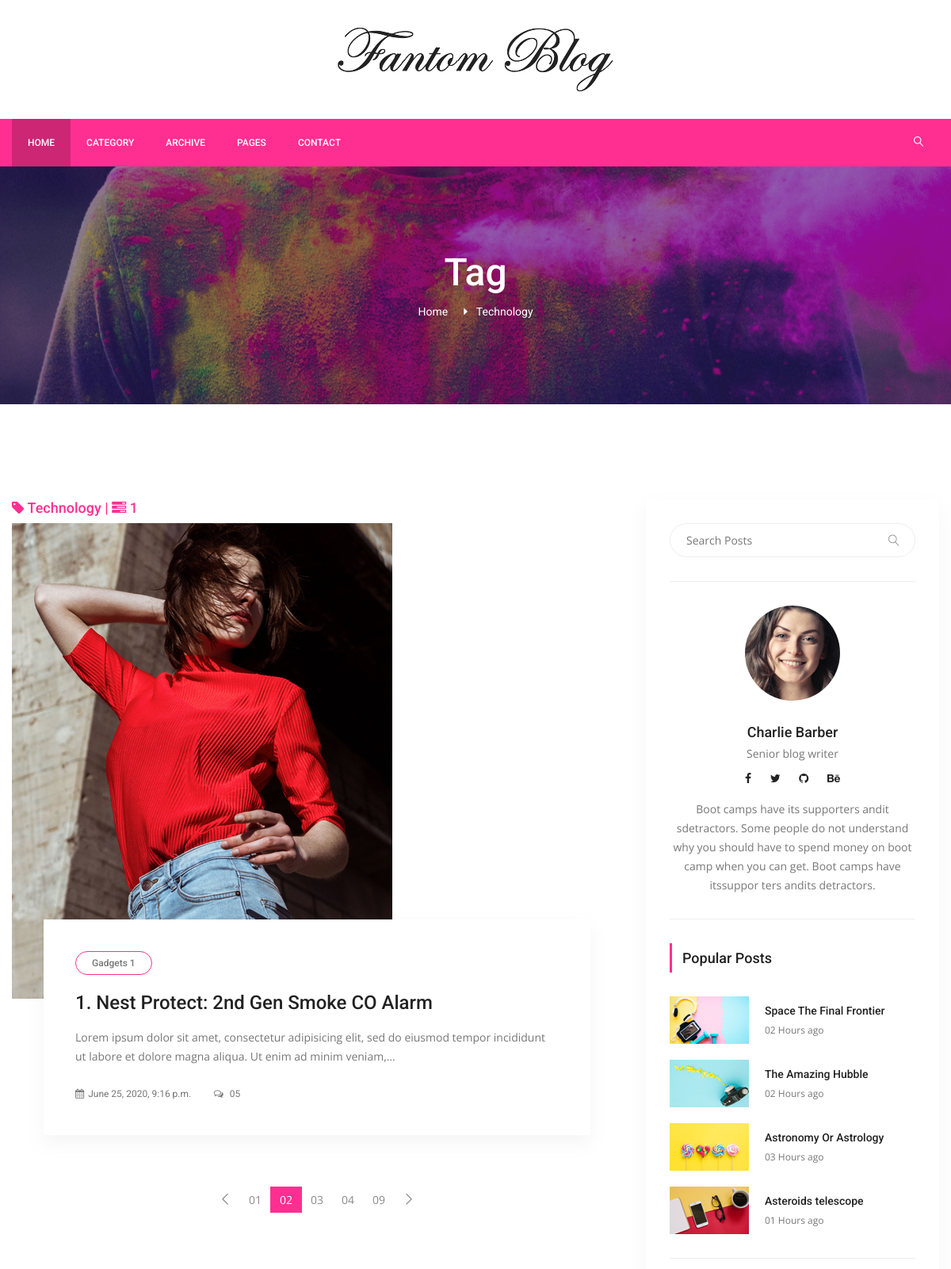
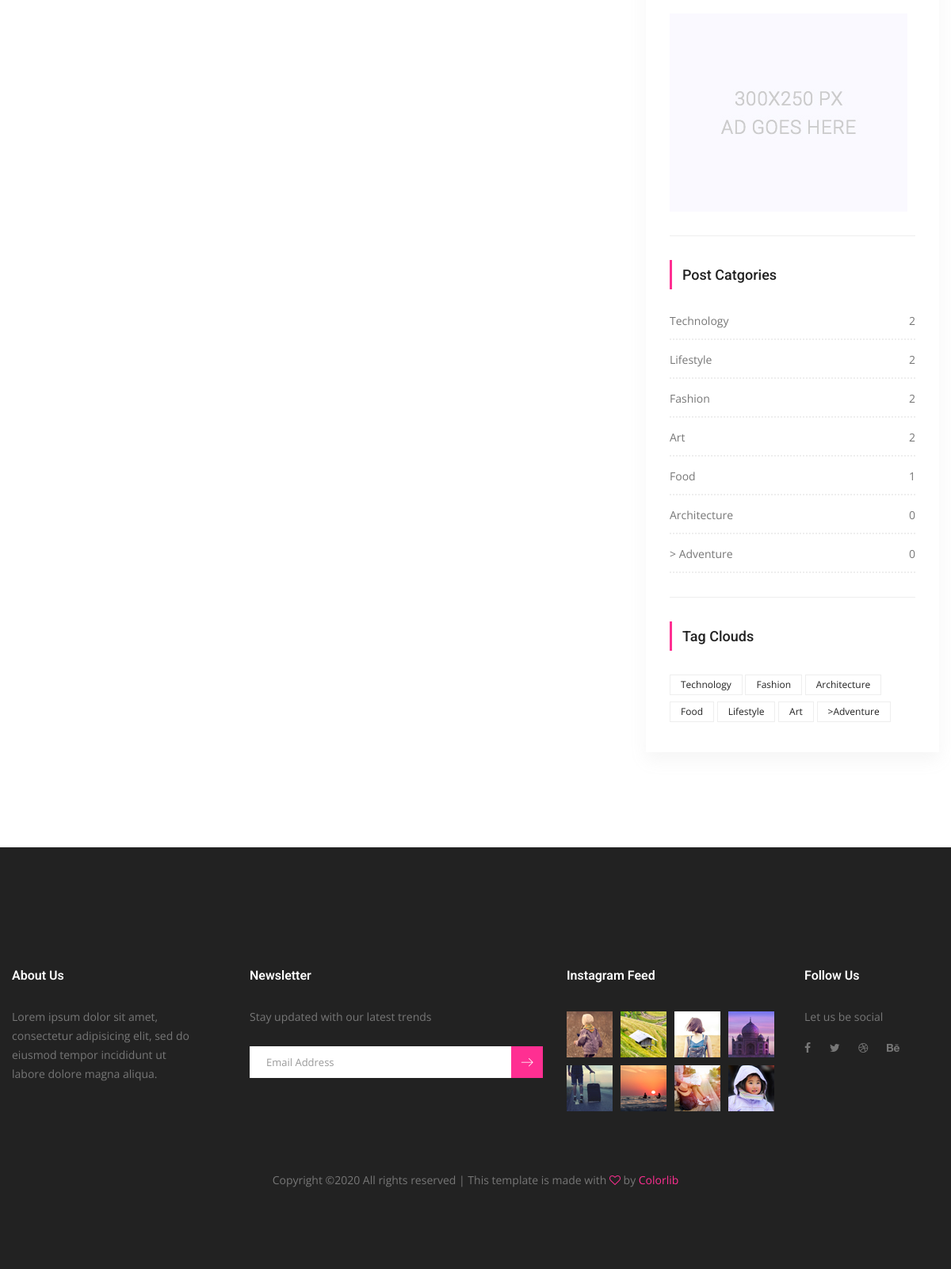
/tag/technology, run on the app's committed database (2 pictures, top to bottom).
### posts/models.py (models this page shows, shortened)
class Tag(models.Model):
	title = models.CharField(max_length=50)
	slug  = models.SlugField(editable=False)
	def post_count(self):
		return self.posts.all().count()

class Post(models.Model):
	title 	= models.CharField(max_length=150)
	content 	= models.TextField()
	publishing_date = models.DateTimeField(auto_now_add=True)
	image 	= models.ImageField(blank=True, null=True, upload_to="uploads/")
	user 		= models.ForeignKey(settings.AUTH_USER_MODEL, on_delete=models.CASCADE)
	slug 		= models.SlugField(default='slug', editable=False)
	category = models.ForeignKey(
					Category,
					on_delete=models.CASCADE,
					default=1,
					related_name="posts")
	tag 		= models.ManyToManyField(Tag, related_name="posts", blank=True)
	slider_post = models.BooleanField(default=False)

class Category(models.Model):
	title 	= models.CharField(max_length=150)
	slug 		= models.SlugField(editable=False)
	def post_count(self):
		return self.posts.all().count()

### posts/views.py (the view)
# urls.py: path('tag/<slug:slug>', TagDetail.as_view(), name="tag_detail"),
class TagDetail(ListView):
	model = Post
	template_name 	= "tags/tag_detail.html"
	context_object_name = 'posts'
	def get_queryset(self):
		self.tag = get_object_or_404(Tag, slug=self.kwargs['slug'])
		return Post.objects.filter(tag=self.tag).order_by('id')
	def get_context_data(self, *, object_list=None, **kwargs):
		context = super(TagDetail, self).get_context_data(**kwargs)
		self.tag = get_object_or_404(Tag, slug=self.kwargs['slug'])
		context['tag'] = self.tag
		return context

### posts/templatetags/custom_tags.py (called while the page is built)
@register.simple_tag(name="categories")
def all_categories():
	return Category.objects.all()

@register.simple_tag(name="tags")
def all_tags():
	return Tag.objects.all()

### templates/tags/tag_detail.html
{% extends "base.html" %}
{% load static %}
{% block content %}
      <section class="banner_area">
         <div class="banner_inner d-flex align-items-center">
            <div class="overlay bg-parallax" data-stellar-ratio="0.9" data-stellar-vertical-offset="0" data-background=""></div>
            <div class="container">
               <div class="banner_content text-center">
                  <h2>Tag</h2>
                  <div class="page_link">
                     <a href="{% url 'index' %}">Home</a>
                     <a href="#">{{ tag.title }}</a>
                  </div>
               </div>
            </div>
         </div>
      </section>
      <section class="blog_area p_120">
         <div class="container">
            <div class="row">
               <div class="col-lg-8">
                  <h4 style="color: #FF2F92;">
                     <i class="fa fa-tag" aria-hidden="true"></i> {{ tag.title }} |
                     <i class="fa fa-tasks" aria-hidden="true"></i> {{ tag.post_count }}
                  </h4>
                  <div class="blog_left_sidebar">
                     {% for post in posts %}
                        <article class="blog_style1">
                           <div class="blog_img">
                              <img class="img-fluid" src="{{ post.image.url }}" alt="">
                           </div>
                           <div class="blog_text">
                              <div class="blog_text_inner">
                                 <a class="cat" href="#">Gadgets 1</a>
                                 <a href="{% url 'detail' pk=post.id slug=post.slug %}">
                                    <h4>{{ post.title }}</h4>
                                 </a>
                                 <p>{{ post.content |truncatechars:150 }}</p>
                                 <div class="date">
                                    <a href="#"><i class="fa fa-calendar" aria-hidden="true"></i>{{ post.publishing_date }}</a>
                                    <a href="#"><i class="fa fa-comments-o" aria-hidden="true"></i> 05</a>
                                 </div>
                              </div>
                           </div>
                        </article>
                     {% endfor %}
                     <nav class="blog-pagination justify-content-center d-flex">
                        <ul class="pagination">
                           <li class="page-item">
                              <a href="#" class="page-link" aria-label="Previous">
                              <span aria-hidden="true">
                              <span class="lnr lnr-chevron-left"></span>
                              </span>
                              </a>
                           </li>
                           <li class="page-item"><a href="#" class="page-link">01</a></li>
                           <li class="page-item active"><a href="#" class="page-link">02</a></li>
                           <li class="page-item"><a href="#" class="page-link">03</a></li>
                           <li class="page-item"><a href="#" class="page-link">04</a></li>
                           <li class="page-item"><a href="#" class="page-link">09</a></li>
                           <li class="page-item">
                              <a href="#" class="page-link" aria-label="Next">
                              <span aria-hidden="true">
                              <span class="lnr lnr-chevron-right"></span>
                              </span>
                              </a>
                           </li>
                        </ul>
                     </nav>
                  </div>
               </div>
               {% include 'right_side.html' %}
            </div>
         </div>
      </section>
{% endblock content %}

### templates/right_side.html
{% load static %}
{% load custom_tags %}
<div class="col-lg-4">
   <div class="blog_right_sidebar">
      <aside class="single_sidebar_widget search_widget">
         <div class="input-group">
            <input type="text" class="form-control" placeholder="Search Posts">
            <span class="input-group-btn">
            <button class="btn btn-default" type="button"><i class="lnr lnr-magnifier"></i></button>
            </span>
         </div>
         <div class="br"></div>
      </aside>
      <aside class="single_sidebar_widget author_widget">
         <img class="author_img rounded-circle" src="{% static 'img/blog/author.png' %}" alt="">
         <h4>Charlie Barber</h4>
         <p>Senior blog writer</p>
         <div class="social_icon">
            <a href="#"><i class="fa fa-facebook"></i></a>
            <a href="#"><i class="fa fa-twitter"></i></a>
            <a href="#"><i class="fa fa-github"></i></a>
            <a href="#"><i class="fa fa-behance"></i></a>
         </div>
         <p>Boot camps have its supporters andit sdetractors. Some people do not understand why you should have to spend money on boot camp when you can get. Boot camps have itssuppor ters andits detractors.</p>
         <div class="br"></div>
      </aside>
      <aside class="single_sidebar_widget popular_post_widget">
         <h3 class="widget_title">Popular Posts</h3>
         <div class="media post_item">
            <img src="{% static 'img/blog/popular-post/post1.jpg' %}" alt="post">
            <div class="media-body">
               <a href="blog-details.html">
                  <h3>Space The Final Frontier</h3>
               </a>
               <p>02 Hours ago</p>
            </div>
         </div>
         <div class="media post_item">
            <img src="{% static 'img/blog/popular-post/post2.jpg' %}" alt="post">
            <div class="media-body">
               <a href="blog-details.html">
                  <h3>The Amazing Hubble</h3>
               </a>
               <p>02 Hours ago</p>
            </div>
         </div>
         <div class="media post_item">
            <img src="{% static 'img/blog/popular-post/post3.jpg' %}" alt="post">
            <div class="media-body">
               <a href="blog-details.html">
                  <h3>Astronomy Or Astrology</h3>
               </a>
               <p>03 Hours ago</p>
            </div>
         </div>
         <div class="media post_item">
            <img src="{% static 'img/blog/popular-post/post4.jpg' %}" alt="post">
            <div class="media-body">
               <a href="blog-details.html">
                  <h3>Asteroids telescope</h3>
               </a>
               <p>01 Hours ago</p>
            </div>
         </div>
         <div class="br"></div>
      </aside>
      <aside class="single_sidebar_widget">
         <a href="#"><img class="img-fluid" src="{% static 'img/blog/add.jpg' %}" alt=""></a>
         <div class="br"></div>
      </aside>
      <aside class="single_sidebar_widget post_category_widget">
         <h4 class="widget_title">Post Catgories</h4>
         <ul class="list cat-list">
            {% categories as category %}
            {% for cat in category %}
            <li>
               <a href="{% url 'category_detail'  pk=cat.id slug=cat.slug %}" class="d-flex justify-content-between">
                  <p>{{ cat.title }}</p>
                  <p>{{ cat.post_count }}</p>
               </a>
            </li>
            {% endfor %}
         </ul>
         <div class="br"></div>
      </aside>
      <aside class="single-sidebar-widget tag_cloud_widget">
         <h4 class="widget_title">Tag Clouds</h4>
         <ul class="list">
            {% tags as lebels %}
            {% for label in lebels %}
               <li>
                  <a href="{% url 'tag_detail' label.slug %}">
                     {{ label.title }}
                  </a>
               </li>
            {% endfor %}
         </ul>
      </aside>
   </div>
</div>

### data on the page
Tag: title "Technology", post_count "1"
Post: image (picture), title "1. Nest Protect: 2nd Gen Smoke CO Alarm", content "Lorem ipsum dolor sit amet, consectetur adipisicing elit, sed do eiusmod tempor incididunt ut labore et dolore magna aliqua. Ut enim ad minim veniam,…", publishing_date "June 25, 2020, 9:16 p.m."
Category: title "Technology", post_count "2"
Category: title "Lifestyle", post_count "2"
Category: title "Fashion", post_count "2"
Category: title "Art", post_count "2"
Category: title "Food", post_count "1"
Category: title "Architecture", post_count "0"
Category: title "> Adventure", post_count "0"
Tag: title "Fashion"
Tag: title "Architecture"
Tag: title "Food"
Tag: title "Lifestyle"
Tag: title "Art"
Tag: title ">Adventure"
